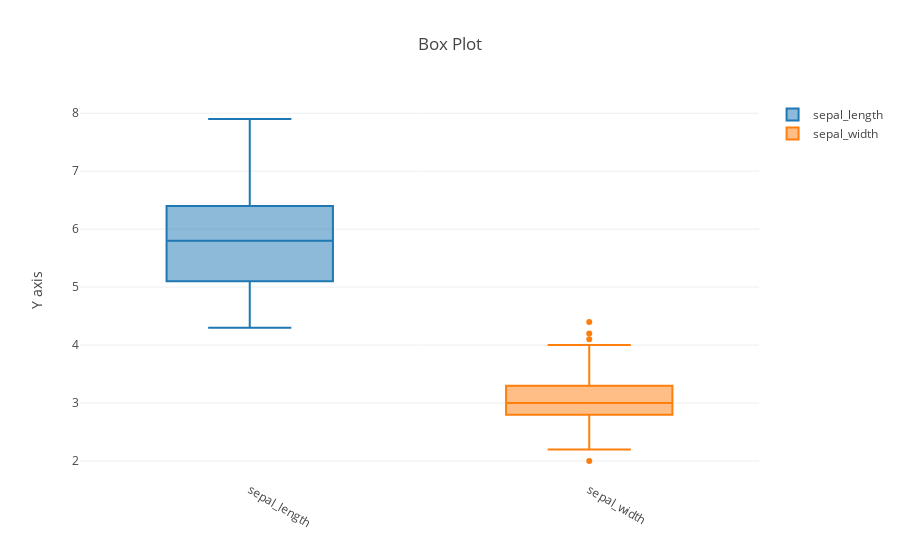

Notebook cell for this chart:
### Markdown cell above
## Box Plot

### Code cell
def go_box(df, col):
    gobox = go.Box(y = df[col],
                   name = col)
    return gobox

trace1 = go_box(iris, "sepal_length")
trace2 = go_box(iris, "sepal_width")
traces = [trace1, trace2]
layout = go.Layout(title = 'Box Plot', xaxis=dict(tickangle=30), yaxis = dict(title = 'Y axis'), bargap = 0, bargroupgap = 0)
fig = go.Figure(data=traces, layout=layout)
# path_html = plotly.offline.plot(fig, filename="output/box.html", auto_open=False, show_link=False)
plotly.offline.iplot(fig)

### Figure 1 — Plotly figure (JSON) as saved in the notebook; plotly's stock layout.template omitted (floating-point values rounded to 4 significant figures; data arrays with more than 128 entries replaced by an {"elided": "..."} marker saying what was removed)
{"data": [{"name": "sepal_length", "type": "box", "uid": "e7e93597-7054-45a9-9e2d-85be8dc06ece", "y": {"elided": "150 float values"}}, {"name": "sepal_width", "type": "box", "uid": "ccc5d402-c46b-499c-9a21-0ce149253c3d", "y": {"elided": "150 float values"}}], "layout": {"autosize": true, "bargap": 0, "bargroupgap": 0, "title": "Box Plot", "xaxis": {"autorange": true, "range": [-0.5, 1.5], "tickangle": 30, "type": "category"}, "yaxis": {"autorange": true, "range": [1.672, 8.228], "title": "Y axis", "type": "linear"}}}
